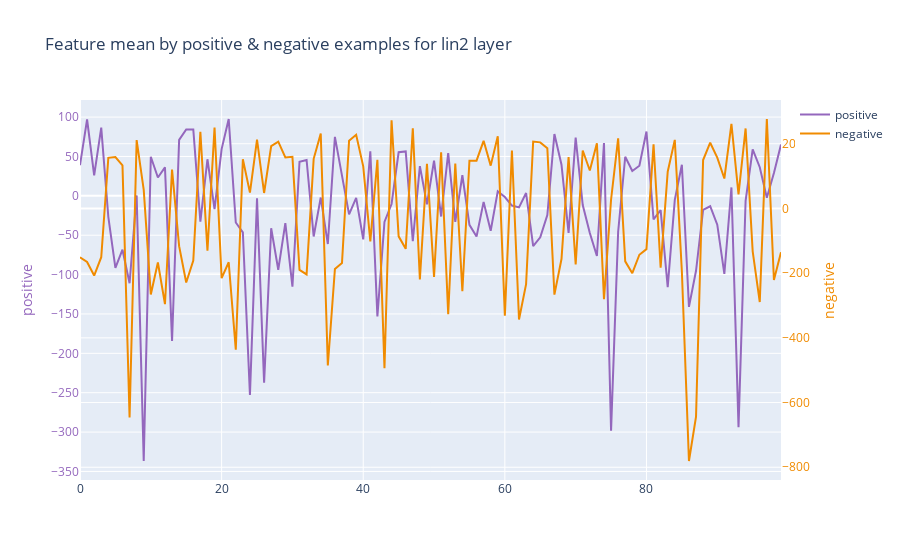

Write notebook code for a chart like this one.
### Code cell
plot_scatter_intermediate_outputs_multitrace(
    pos_out_mean, neg_out_mean, 'positive', 'negative',
    'Feature mean by positive & negative examples for {} layer'.format(
        layer_name))
